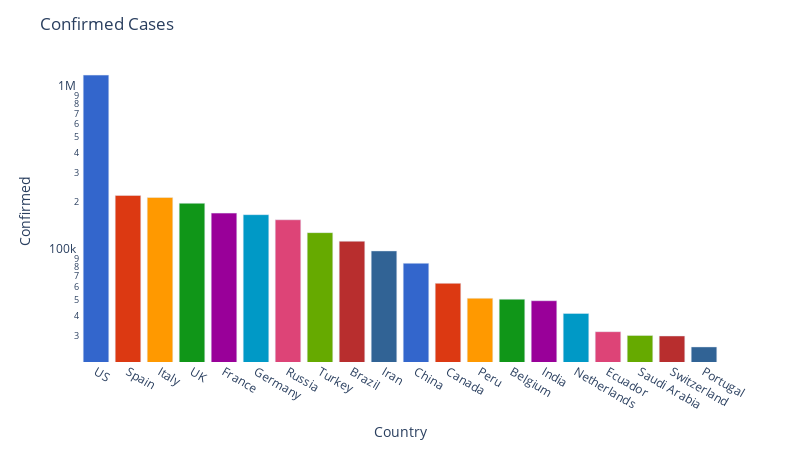

Source (notebook cell):
### Code cell
df = sorted_country_df = country_df.sort_values('Confirmed', ascending= False).head(20)


fig = px.bar(df, x='Country', y='Confirmed', color='Country', color_discrete_sequence=px.colors.qualitative.G10)

fig.update_layout(
    title='Confirmed Cases',
    autosize=False,
    width=800,
    height=450,
    plot_bgcolor='white',
    showlegend=False)

fig.update_yaxes(type="log")

fig.write_image('images/simple_bar_chart_top20.pdf')

fig.show()

### Figure 1 — Plotly figure (JSON) as saved in the notebook; plotly's stock layout.template omitted (floating-point values rounded to 4 significant figures)
{"data": [{"alignmentgroup": "True", "hovertemplate": "Country=%{x}<br>Confirmed=%{y}<extra></extra>", "legendgroup": "US", "marker": {"color": "#3366CC"}, "name": "US", "offsetgroup": "US", "orientation": "v", "showlegend": true, "textposition": "auto", "type": "bar", "x": ["US"], "xaxis": "x", "y": [1203673], "yaxis": "y"}, {"alignmentgroup": "True", "hovertemplate": "Country=%{x}<br>Confirmed=%{y}<extra></extra>", "legendgroup": "Spain", "marker": {"color": "#DC3912"}, "name": "Spain", "offsetgroup": "Spain", "orientation": "v", "showlegend": true, "textposition": "auto", "type": "bar", "x": ["Spain"], "xaxis": "x", "y": [219329], "yaxis": "y"}, {"alignmentgroup": "True", "hovertemplate": "Country=%{x}<br>Confirmed=%{y}<extra></extra>", "legendgroup": "Italy", "marker": {"color": "#FF9900"}, "name": "Italy", "offsetgroup": "Italy", "orientation": "v", "showlegend": true, "textposition": "auto", "type": "bar", "x": ["Italy"], "xaxis": "x", "y": [213013], "yaxis": "y"}, {"alignmentgroup": "True", "hovertemplate": "Country=%{x}<br>Confirmed=%{y}<extra></extra>", "legendgroup": "UK", "marker": {"color": "#109618"}, "name": "UK", "offsetgroup": "UK", "orientation": "v", "showlegend": true, "textposition": "auto", "type": "bar", "x": ["UK"], "xaxis": "x", "y": [196240], "yaxis": "y"}, {"alignmentgroup": "True", "hovertemplate": "Country=%{x}<br>Confirmed=%{y}<extra></extra>", "legendgroup": "France", "marker": {"color": "#990099"}, "name": "France", "offsetgroup": "France", "orientation": "v", "showlegend": true, "textposition": "auto", "type": "bar", "x": ["France"], "xaxis": "x", "y": [170687], "yaxis": "y"}, {"alignmentgroup": "True", "hovertemplate": "Country=%{x}<br>Confirmed=%{y}<extra></extra>", "legendgroup": "Germany", "marker": {"color": "#0099C6"}, "name": "Germany", "offsetgroup": "Germany", "orientation": "v", "showlegend": true, "textposition": "auto", "type": "bar", "x": ["Germany"], "xaxis": "x", "y": [167007], "yaxis": "y"}, {"alignmentgroup": "True", "hovertemplate": "Country=%{x}<br>Confirmed=%{y}<extra></extra>", "legendgroup": "Russia", "marker": {"color": "#DD4477"}, "name": "Russia", "offsetgroup": "Russia", "orientation": "v", "showlegend": true, "textposition": "auto", "type": "bar", "x": ["Russia"], "xaxis": "x", "y": [155370], "yaxis": "y"}, {"alignmentgroup": "True", "hovertemplate": "Country=%{x}<br>Confirmed=%{y}<extra></extra>", "legendgroup": "Turkey", "marker": {"color": "#66AA00"}, "name": "Turkey", "offsetgroup": "Turkey", "orientation": "v", "showlegend": true, "textposition": "auto", "type": "bar", "x": ["Turkey"], "xaxis": "x", "y": [129491], "yaxis": "y"}, {"alignmentgroup": "True", "hovertemplate": "Country=%{x}<br>Confirmed=%{y}<extra></extra>", "legendgroup": "Brazil", "marker": {"color": "#B82E2E"}, "name": "Brazil", "offsetgroup": "Brazil", "orientation": "v", "showlegend": true, "textposition": "auto", "type": "bar", "x": ["Brazil"], "xaxis": "x", "y": [114715], "yaxis": "y"}, {"alignmentgroup": "True", "hovertemplate": "Country=%{x}<br>Confirmed=%{y}<extra></extra>", "legendgroup": "Iran", "marker": {"color": "#316395"}, "name": "Iran", "offsetgroup": "Iran", "orientation": "v", "showlegend": true, "textposition": "auto", "type": "bar", "x": ["Iran"], "xaxis": "x", "y": [99970], "yaxis": "y"}, {"alignmentgroup": "True", "hovertemplate": "Country=%{x}<br>Confirmed=%{y}<extra></extra>", "legendgroup": "China", "marker": {"color": "#3366CC"}, "name": "China", "offsetgroup": "China", "orientation": "v", "showlegend": true, "textposition": "auto", "type": "bar", "x": ["China"], "xaxis": "x", "y": [83966], "yaxis": "y"}, {"alignmentgroup": "True", "hovertemplate": "Country=%{x}<br>Confirmed=%{y}<extra></extra>", "legendgroup": "Canada", "marker": {"color": "#DC3912"}, "name": "Canada", "offsetgroup": "Canada", "orientation": "v", "showlegend": true, "textposition": "auto", "type": "bar", "x": ["Canada"], "xaxis": "x", "y": [63215], "yaxis": "y"}, {"alignmentgroup": "True", "hovertemplate": "Country=%{x}<br>Confirmed=%{y}<extra></extra>", "legendgroup": "Peru", "marker": {"color": "#FF9900"}, "name": "Peru", "offsetgroup": "Peru", "orientation": "v", "showlegend": true, "textposition": "auto", "type": "bar", "x": ["Peru"], "xaxis": "x", "y": [51189], "yaxis": "y"}, {"alignmentgroup": "True", "hovertemplate": "Country=%{x}<br>Confirmed=%{y}<extra></extra>", "legendgroup": "Belgium", "marker": {"color": "#109618"}, "name": "Belgium", "offsetgroup": "Belgium", "orientation": "v", "showlegend": true, "textposition": "auto", "type": "bar", "x": ["Belgium"], "xaxis": "x", "y": [50509], "yaxis": "y"}, {"alignmentgroup": "True", "hovertemplate": "Country=%{x}<br>Confirmed=%{y}<extra></extra>", "legendgroup": "India", "marker": {"color": "#990099"}, "name": "India", "offsetgroup": "India", "orientation": "v", "showlegend": true, "textposition": "auto", "type": "bar", "x": ["India"], "xaxis": "x", "y": [49400], "yaxis": "y"}, {"alignmentgroup": "True", "hovertemplate": "Country=%{x}<br>Confirmed=%{y}<extra></extra>", "legendgroup": "Netherlands", "marker": {"color": "#0099C6"}, "name": "Netherlands", "offsetgroup": "Netherlands", "orientation": "v", "showlegend": true, "textposition": "auto", "type": "bar", "x": ["Netherlands"], "xaxis": "x", "y": [41286], "yaxis": "y"}, {"alignmentgroup": "True", "hovertemplate": "Country=%{x}<br>Confirmed=%{y}<extra></extra>", "legendgroup": "Ecuador", "marker": {"color": "#DD4477"}, "name": "Ecuador", "offsetgroup": "Ecuador", "orientation": "v", "showlegend": true, "textposition": "auto", "type": "bar", "x": ["Ecuador"], "xaxis": "x", "y": [31881], "yaxis": "y"}, {"alignmentgroup": "True", "hovertemplate": "Country=%{x}<br>Confirmed=%{y}<extra></extra>", "legendgroup": "Saudi Arabia", "marker": {"color": "#66AA00"}, "name": "Saudi Arabia", "offsetgroup": "Saudi Arabia", "orientation": "v", "showlegend": true, "textposition": "auto", "type": "bar", "x": ["Saudi Arabia"], "xaxis": "x", "y": [30251], "yaxis": "y"}, {"alignmentgroup": "True", "hovertemplate": "Country=%{x}<br>Confirmed=%{y}<extra></extra>", "legendgroup": "Switzerland", "marker": {"color": "#B82E2E"}, "name": "Switzerland", "offsetgroup": "Switzerland", "orientation": "v", "showlegend": true, "textposition": "auto", "type": "bar", "x": ["Switzerland"], "xaxis": "x", "y": [30009], "yaxis": "y"}, {"alignmentgroup": "True", "hovertemplate": "Country=%{x}<br>Confirmed=%{y}<extra></extra>", "legendgroup": "Portugal", "marker": {"color": "#316395"}, "name": "Portugal", "offsetgroup": "Portugal", "orientation": "v", "showlegend": true, "textposition": "auto", "type": "bar", "x": ["Portugal"], "xaxis": "x", "y": [25702], "yaxis": "y"}], "layout": {"autosize": false, "barmode": "relative", "height": 450, "legend": {"title": {"text": "Country"}, "tracegroupgap": 0}, "margin": {"t": 60}, "plot_bgcolor": "white", "showlegend": false, "title": {"text": "Confirmed Cases"}, "width": 800, "xaxis": {"anchor": "y", "categoryarray": ["US", "Spain", "Italy", "UK", "France", "Germany", "Russia", "Turkey", "Brazil", "Iran", "China", "Canada", "Peru", "Belgium", "India", "Netherlands", "Ecuador", "Saudi Arabia", "Switzerland", "Portugal"], "categoryorder": "array", "domain": [0, 1], "title": {"text": "Country"}}, "yaxis": {"anchor": "x", "domain": [0, 1], "title": {"text": "Confirmed"}, "type": "log"}}}
